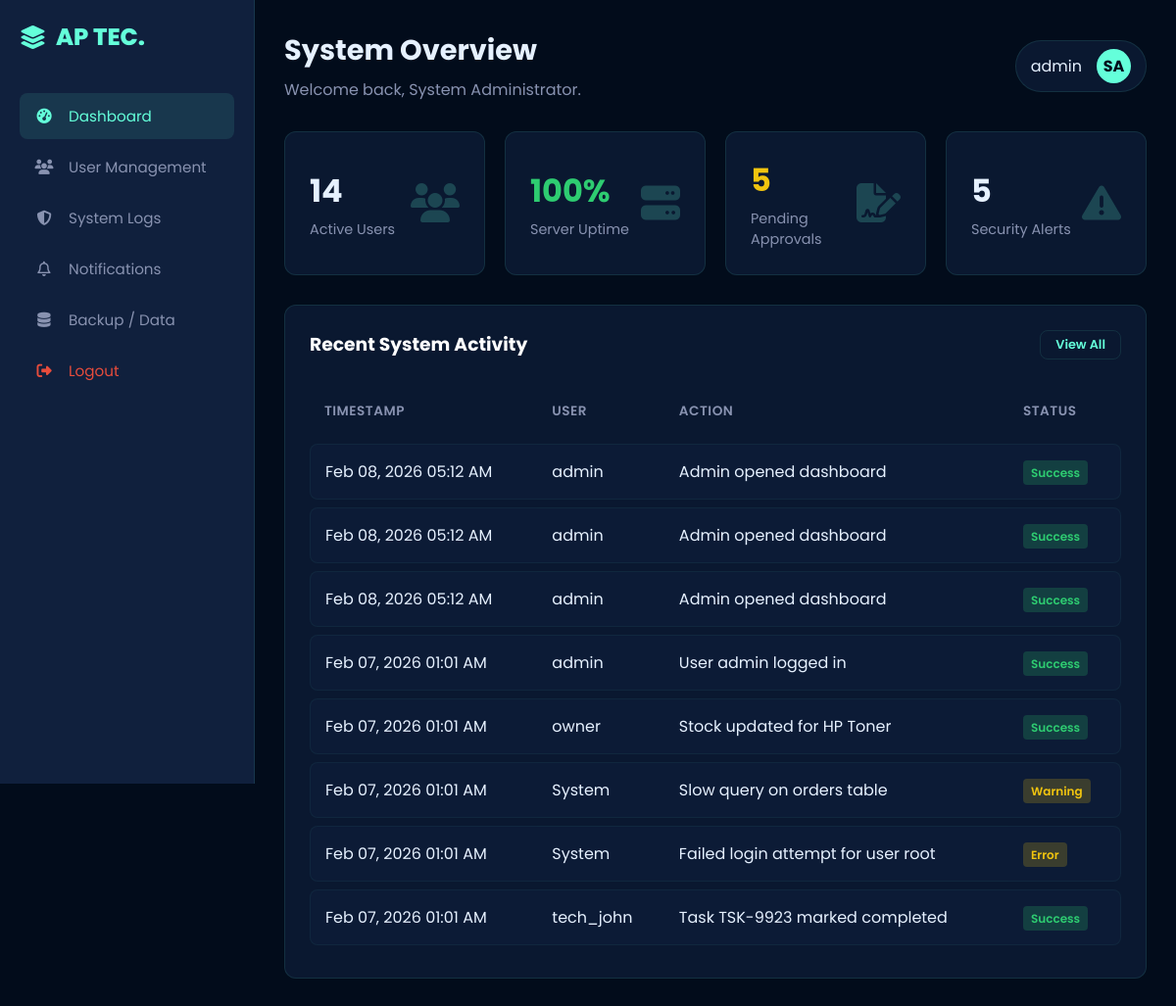
The app's page /html/admin_dashboard.php (signed in) with its own data.
### tables this page shows
CREATE TABLE `users` (
  `user_id` int(11) NOT NULL AUTO_INCREMENT,
  `username` varchar(50) NOT NULL,
  `password_hash` varchar(255) NOT NULL,
  `full_name` varchar(100) NOT NULL,
  `email` varchar(100) NOT NULL,
  `role` enum('Admin','Owner','Employee','Customer') NOT NULL,
  `avatar_initials` varchar(5) DEFAULT 'U',
  `avatar_color` varchar(20) DEFAULT '#0d2c4d',
  `phone` varchar(20) DEFAULT NULL,
  `address` text DEFAULT NULL,
  `status` enum('Active','Inactive','Banned') DEFAULT 'Active',
  `created_at` timestamp NOT NULL DEFAULT current_timestamp(),
  PRIMARY KEY (`user_id`),
  UNIQUE KEY `username` (`username`),
  UNIQUE KEY `email` (`email`)
);

CREATE TABLE `system_logs` (
  `log_id` int(11) NOT NULL AUTO_INCREMENT,
  `level` enum('INFO','WARNING','ERROR') NOT NULL,
  `module` varchar(50) DEFAULT NULL,
  `message` text NOT NULL,
  `user_id` int(11) DEFAULT NULL,
  `ip_address` varchar(45) DEFAULT NULL,
  `created_at` timestamp NOT NULL DEFAULT current_timestamp(),
  PRIMARY KEY (`log_id`)
);

### php/auth.php (called while the page is built, shortened)
<?php
require_once __DIR__ . "/db.php";
function require_login(string|array $roles = []): array
{
    global $pdo;
    $uid = (int)($_SESSION["user_id"] ?? 0);
    $stmt = $pdo->prepare("SELECT user_id, username, full_name, role, status FROM users WHERE user_id = :uid LIMIT 1");
    $stmt->execute([":uid" => $uid]);
    $user = $stmt->fetch(PDO::FETCH_ASSOC);
    $userRole = strtolower(trim((string)$user["role"]));
    $allowed = is_array($roles) ? $roles : [$roles];
    $allowed = array_map(fn($r) => strtolower(trim((string)$r)), $allowed);
    return $user;
}

### html/admin_dashboard.php (the view, shortened to what this page needs)
<?php
require_once __DIR__ . "/../php/auth.php";
require_once __DIR__ . "/../php/db.php";
$user = require_login(["Admin"]);
try {
    $activeUsers = (int)$pdo->query("SELECT COUNT(*) FROM users WHERE status='Active'")->fetchColumn();
} catch (Throwable $e) {
    $activeUsers = 0;
}
try {
    $pendingApprovals = (int)$pdo->query("SELECT COUNT(*) FROM approvals WHERE status='Pending'")->fetchColumn();
} catch (Throwable $e) {
    $pendingApprovals = 0;
}
try {
    $stmt = $pdo->prepare("
        SELECT COUNT(*)
        FROM system_logs
        WHERE level IN ('WARNING','ERROR')
          AND created_at >= (NOW() - INTERVAL 7 DAY)
    ");
    $stmt->execute();
    $securityAlerts = (int)$stmt->fetchColumn();
} catch (Throwable $e) {
    $securityAlerts = 0;
}
try {
    $totalStmt = $pdo->prepare("
        SELECT COUNT(*)
        FROM system_logs
        WHERE created_at >= (NOW() - INTERVAL 1 DAY)
    ");
    $totalStmt->execute();
    $totalLogs24h = (int)$totalStmt->fetchColumn();
    $errStmt = $pdo->prepare("
        SELECT COUNT(*)
        FROM system_logs
        WHERE level = 'ERROR'
          AND created_at >= (NOW() - INTERVAL 1 DAY)
    ");
    $errStmt->execute();
    $errors24h = (int)$errStmt->fetchColumn();
    if ($totalLogs24h <= 0) {
        $serverUptime = "100%";
    } else {
        $uptime = (1 - ($errors24h / max(1, $totalLogs24h))) * 100;
        $uptime = max(0, min(100, $uptime));
        $serverUptime = number_format($uptime, 0) . "%";
    }
} catch (Throwable $e) {
    $serverUptime = "0%";
}
try {
    $stmt = $pdo->query("
        SELECT
            sl.created_at,
            COALESCE(u.username, 'System') AS username,
            sl.message,
            sl.level,
            sl.module,
            sl.ip_address
        FROM system_logs sl
        LEFT JOIN users u ON u.user_id = sl.user_id
        ORDER BY sl.created_at DESC
        LIMIT 8
    ");
    $logs = $stmt->fetchAll(PDO::FETCH_ASSOC);
} catch (Throwable $e) {
    $logs = [];
}
function badge_class(string $level): array {
    $level = strtoupper(trim($level));
    if ($level === "ERROR")   return ["status-badge status-pending", "Error"];
    if ($level === "WARNING") return ["status-badge status-pending", "Warning"];
    return ["status-badge status-active", "Success"];
}
?>
<!DOCTYPE html>
<html lang="en">
<head>
    <link rel="stylesheet" href="https://cdnjs.cloudflare.com/ajax/libs/font-awesome/6.4.0/css/all.min.css">
    <link rel="stylesheet" href="../css/style.css">
</head>
<body>
<div class="dashboard-container">
    <aside class="sidebar">
        <div class="sidebar-brand">
            <i class="fa-solid fa-layer-group"></i> AP TEC.
        </div>
        <ul class="nav-menu">
            <li class="nav-item">
                <a href="admin_dashboard.php" class="nav-link active">
                    <i class="fa-solid fa-gauge-high"></i> Dashboard
                </a>
            </li>
            <li class="nav-item">
                <a href="user_management.php" class="nav-link">
                    <i class="fa-solid fa-users"></i> User Management
                </a>
            </li>
            <li class="nav-item">
                <a href="system_logs.php" class="nav-link">
                    <i class="fa-solid fa-shield-halved"></i> System Logs
                </a>
            </li>
            <li class="nav-item">
                <a href="notifications.php" class="nav-link">
                    <i class="fa-regular fa-bell"></i> Notifications
                </a>
            </li>
            <li class="nav-item">
                <a href="backup_data.php" class="nav-link">
                    <i class="fa-solid fa-database"></i> Backup / Data
                </a>
            </li>
            <li class="nav-item" style="margin-top: auto;">
                <a href="../php/logout.php" class="nav-link logout-btn" style="color: #e74c3c;">
                    <i class="fa-solid fa-right-from-bracket"></i> Logout
                </a>
            </li>
        </ul>
    </aside>
    <main class="main-content">
        <header class="top-bar">
            <div class="page-title">
                <h1>System Overview</h1>
                <p style="color: var(--secondary); margin-top: 6px;">
                    Welcome back, <?= htmlspecialchars(($user["full_name"] ?? "") ?: "Administrator") ?>.
                </p>
            </div>
            <div class="user-profile">
                <span><?= htmlspecialchars(($user["username"] ?? "") ?: "Admin") ?></span>
                <div class="user-avatar">
                    <?php
                        $name = (($user["full_name"] ?? "") ?: ($user["username"] ?? "") ?: "Admin");
                        $parts = preg_split('/\s+/', trim($name));
                        $first = $parts[0] ?? "A";
                        $second = $parts[1] ?? $first;
                        $initials = strtoupper(substr($first, 0, 1) . substr($second, 0, 1));
                        echo htmlspecialchars($initials);
                    ?>
                </div>
            </div>
        </header>
        <div class="dashboard-grid">
            <div class="stat-card">
                <div class="stat-info">
                    <h3><?= number_format($activeUsers) ?></h3>
                    <p>Active Users</p>
                </div>
                <div class="stat-icon">
                    <i class="fa-solid fa-users"></i>
                </div>
            </div>
            <div class="stat-card">
                <div class="stat-info">
                    <h3 style="color: #2ecc71;"><?= htmlspecialchars($serverUptime) ?></h3>
                    <p>Server Uptime</p>
                </div>
                <div class="stat-icon">
                    <i class="fa-solid fa-server"></i>
                </div>
            </div>
            <div class="stat-card">
                <div class="stat-info">
                    <h3 style="color: #f1c40f;"><?= number_format($pendingApprovals) ?></h3>
                    <p>Pending Approvals</p>
                </div>
                <div class="stat-icon">
                    <i class="fa-solid fa-file-signature"></i>
                </div>
            </div>
            <div class="stat-card">
                <div class="stat-info">
                    <h3><?= number_format($securityAlerts) ?></h3>
                    <p>Security Alerts</p>
                </div>
                <div class="stat-icon">
                    <i class="fa-solid fa-triangle-exclamation"></i>
                </div>
            </div>
        </div>
        <div class="dashboard-grid">
            <div class="wide-widget" style="grid-column: span 4;">
                <div style="display: flex; justify-content: space-between; margin-bottom: 20px;">
                    <h3 style="color: white;">Recent System Activity</h3>
                    <a href="system_logs.php" class="btn"
                       style="padding: 5px 15px; font-size: 0.8rem; border: 1px solid var(--border-glass); color: var(--primary); background: transparent; text-decoration:none;">
                        View All
                    </a>
                </div>
                <table class="table-responsive">
                    <thead>
                        <tr>
                            <th>Timestamp</th>
                            <th>User</th>
                            <th>Action</th>
                            <th>Status</th>
                        </tr>
                    </thead>
                    <tbody>
                        <?php if (empty($logs)): ?>
                            <tr>
                                <td colspan="4" style="color:#ccc;">No system activity yet.</td>
                            </tr>
                        <?php else: ?>
                            <?php foreach ($logs as $row): ?>
                                <?php
                                    [$cls, $label] = badge_class((string)$row["level"]);
                                    $time = date("M d, Y h:i A", strtotime((string)$row["created_at"]));
                                ?>
                                <tr>
                                    <td><?= htmlspecialchars($time) ?></td>
                                    <td><?= htmlspecialchars((string)$row["username"]) ?></td>
                                    <td><?= htmlspecialchars((string)$row["message"]) ?></td>
                                    <td><span class="<?= htmlspecialchars($cls) ?>"><?= htmlspecialchars($label) ?></span></td>
                                </tr>
                            <?php endforeach; ?>
                        <?php endif; ?>
                    </tbody>
                </table>
            </div>
        </div>
    </main>
</div>
</body>
</html>

### css/style.css (style rules this page uses)
:root { --bg-dark: #020c1b; --bg-card: rgba(17, 34, 64, 0.6); --primary: #64ffda; --secondary: #8892b0; --text-white: #e6f1ff; --text-dim: #a8b2d1; --border-glass: rgba(100, 255, 218, 0.1); --font-main: 'Poppins', sans-serif; --ease-out: cubic-bezier(0.23, 1, 0.32, 1); }
* { margin: 0; padding: 0; box-sizing: border-box; font-family: var(--font-main); scroll-behavior: smooth; }
body { background-color: var(--bg-dark); color: var(--text-white); overflow-x: hidden; background-image: linear-gradient(rgba(100, 255, 218, 0.03) 1px, transparent 1px), linear-gradient(90deg, rgba(100, 255, 218, 0.03) 1px, transparent 1px); background-size: 40px 40px; }
.btn { display: inline-flex; align-items: center; justify-content: center; gap: 8px; padding: 12px 24px; border-radius: 8px; font-size: 0.95rem; font-weight: 600; cursor: pointer; transition: all 0.3s cubic-bezier(0.25, 0.8, 0.25, 1); text-decoration: none; background: rgba(255, 255, 255, 0.03); border: 1px solid var(--border-glass); color: var(--secondary); }
.dashboard-container { display: flex; min-height: 100vh; background-color: var(--bg-dark); }
.sidebar { width: 260px; background: rgba(17, 34, 64, 0.95); backdrop-filter: blur(20px); border-right: 1px solid var(--border-glass); display: flex; flex-direction: column; padding: 20px; position: fixed; height: 100vh; z-index: 100; transition: 0.3s; }
.sidebar-brand { font-size: 1.5rem; color: var(--primary); font-weight: 800; margin-bottom: 40px; display: flex; align-items: center; gap: 10px; }
.nav-menu { list-style: none; flex: 1; }
.nav-item { margin-bottom: 5px; }
.nav-link { display: flex; align-items: center; gap: 15px; padding: 12px 15px; color: var(--secondary); text-decoration: none; border-radius: 8px; transition: 0.3s; font-size: 0.95rem; }
.nav-link:hover, .nav-link.active { background: rgba(100, 255, 218, 0.1); color: var(--primary); }
.nav-link i { width: 20px; text-align: center; }
.main-content { flex: 1; margin-left: 260px; padding: 30px; overflow-y: auto; }
.top-bar { display: flex; justify-content: space-between; align-items: center; margin-bottom: 30px; }
.page-title h1 { font-size: 1.8rem; color: var(--text-white); }
.user-profile { display: flex; align-items: center; gap: 15px; background: var(--bg-card); padding: 8px 15px; border-radius: 30px; border: 1px solid var(--border-glass); }
.user-avatar { width: 35px; height: 35px; background: var(--primary); border-radius: 50%; display: flex; align-items: center; justify-content: center; color: var(--bg-dark); font-weight: bold; }
.dashboard-grid { display: grid; grid-template-columns: repeat(4, 1fr); gap: 20px; margin-bottom: 30px; }
.stat-card { background: var(--bg-card); padding: 25px; border-radius: 12px; border: 1px solid var(--border-glass); display: flex; justify-content: space-between; align-items: center; }
.stat-info h3 { font-size: 2rem; color: var(--text-white); margin-bottom: 5px; }
.stat-info p { color: var(--secondary); font-size: 0.9rem; }
.stat-icon { font-size: 2.5rem; color: rgba(100, 255, 218, 0.2); }
.wide-widget { grid-column: span 2; background: var(--bg-card); padding: 25px; border-radius: 12px; border: 1px solid var(--border-glass); height: auto; min-height: 350px; }
.table-responsive { overflow-x: visible !important; }
.table-responsive { width: 100%; border-collapse: separate; border-spacing: 0 8px; margin-top: 10px; }
.table-responsive th { text-align: left; color: var(--secondary); font-weight: 600; padding: 15px; font-size: 0.85rem; letter-spacing: 0.5px; text-transform: uppercase; }
.table-responsive tbody tr { background: rgba(17, 34, 64, 0.4); transition: all 0.2s ease; }
.table-responsive td { padding: 15px; color: var(--text-white); border-top: 1px solid rgba(100, 255, 218, 0.05); border-bottom: 1px solid rgba(100, 255, 218, 0.05); }
.table-responsive td:first-child { border-left: 1px solid rgba(100, 255, 218, 0.05); border-top-left-radius: 8px; border-bottom-left-radius: 8px; }
.table-responsive td:last-child { border-right: 1px solid rgba(100, 255, 218, 0.05); border-top-right-radius: 8px; border-bottom-right-radius: 8px; }
.status-badge { padding: 4px 8px; border-radius: 4px; font-size: 0.75rem; font-weight: 600; }
.status-active { background: rgba(46, 204, 113, 0.2); color: #2ecc71; }
.status-pending { background: rgba(241, 196, 15, 0.2); color: #f1c40f; }
.sidebar { transition: transform 0.4s cubic-bezier(0.25, 0.8, 0.25, 1); transform: translateX(0); }
td { position: relative; }

### records on screen
users: full_name "System Administrator", username "admin", full_name "SA"
system_logs: created_at "Feb 08, 2026 05:12 AM", username "admin", message "Admin opened dashboard", label "Success"
system_logs: created_at "Feb 08, 2026 05:12 AM", username "admin", message "Admin opened dashboard", label "Success"
system_logs: created_at "Feb 08, 2026 05:12 AM", username "admin", message "Admin opened dashboard", label "Success"
system_logs: created_at "Feb 07, 2026 01:01 AM", username "admin", message "User admin logged in", label "Success"
system_logs: created_at "Feb 07, 2026 01:01 AM", username "owner", message "Stock updated for HP Toner", label "Success"
system_logs: created_at "Feb 07, 2026 01:01 AM", username "System", message "Slow query on orders table", label "Warning"
system_logs: created_at "Feb 07, 2026 01:01 AM", username "System", message "Failed login attempt for user root", label "Error"
system_logs: created_at "Feb 07, 2026 01:01 AM", username "tech_john", message "Task TSK-9923 marked completed", label "Success"

### other values on screen
$activeUsers "14"
$serverUptime "100%"
$pendingApprovals "5"
$securityAlerts "5"
